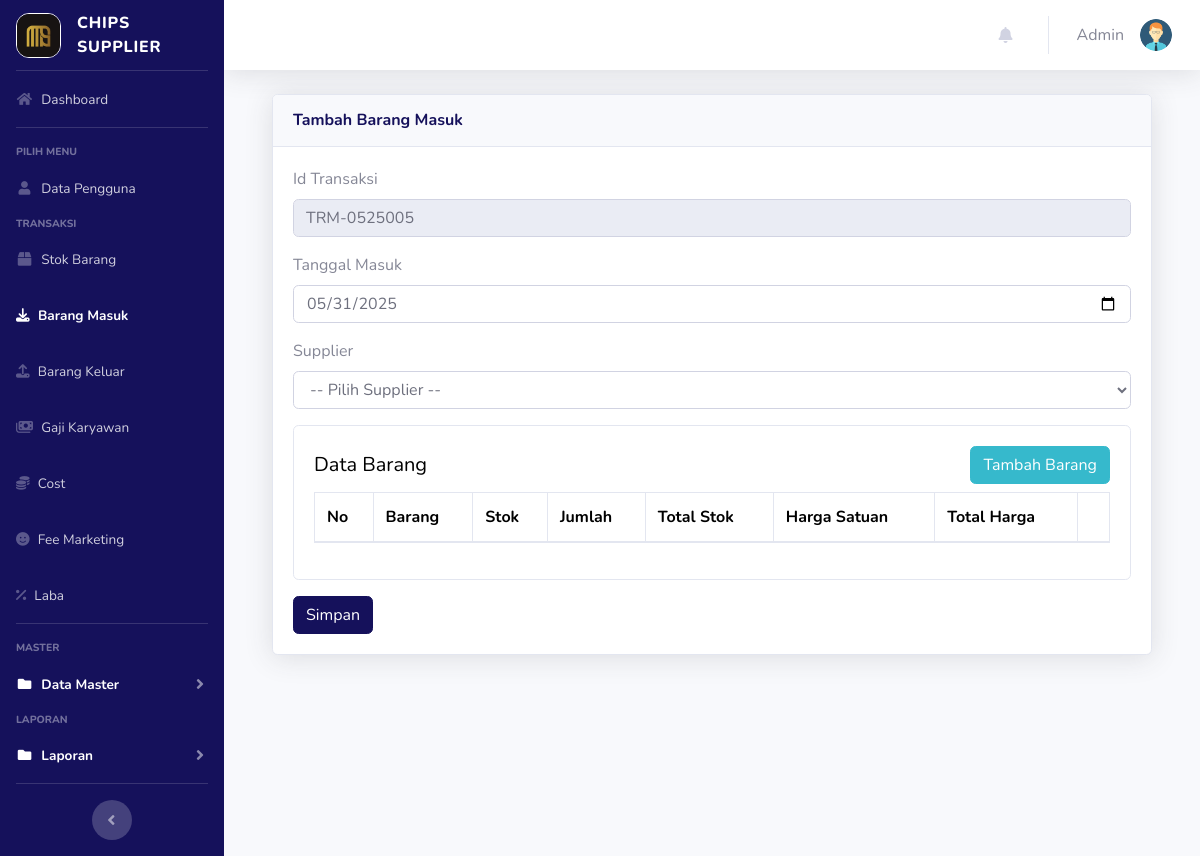
The app's page /index.php?page=barangmasuk&aksi=tambahbarangmasuk (signed in), older data.
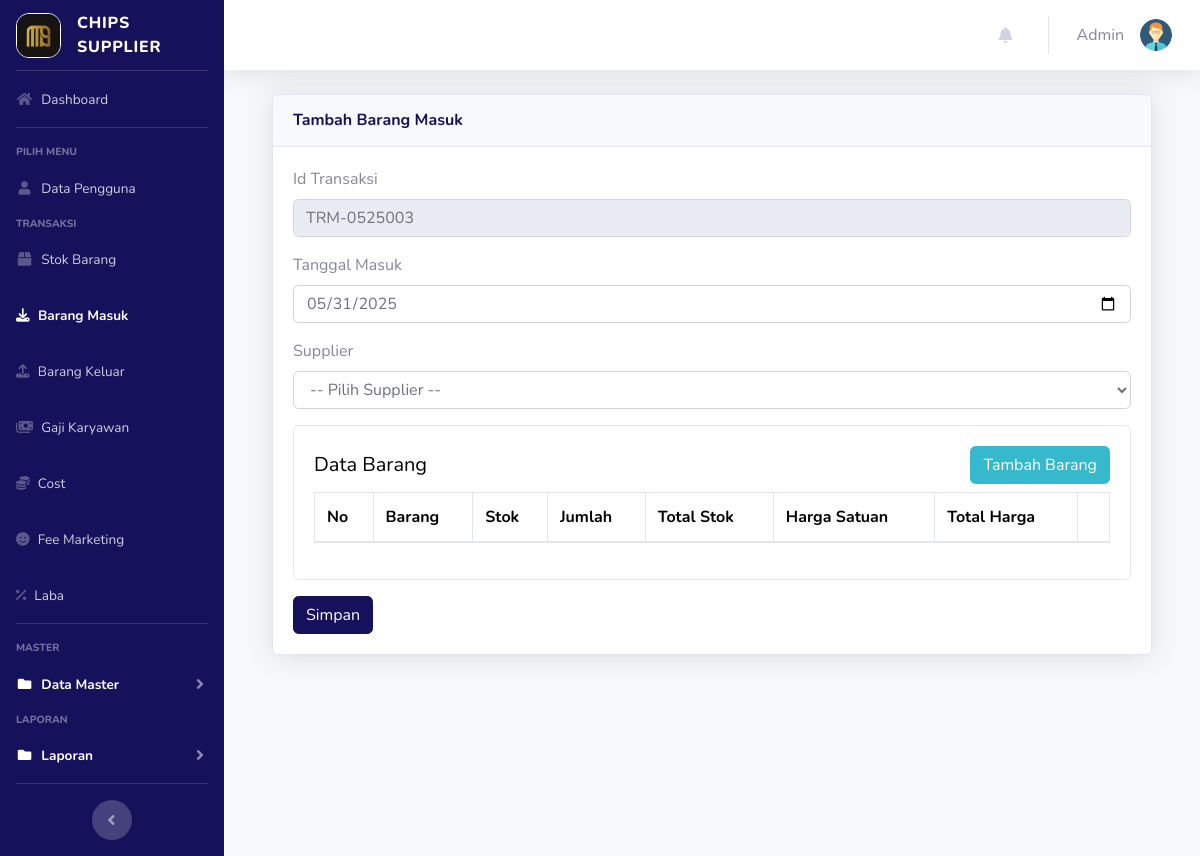
The same page, newer data.
### tables this page shows
CREATE TABLE `barang_masuk` (
  `id` int NOT NULL AUTO_INCREMENT,
  `id_transaksi` varchar(100) NOT NULL,
  `tanggal` date NOT NULL,
  `pengirim` varchar(100) NOT NULL,
  `total_harga_barang` bigint NOT NULL,
  PRIMARY KEY (`id`)
);

### page/barangmasuk/tambahbarangmasuk.php (the view, shortened to what this page needs)
 <?php
$koneksi = new mysqli("127.0.0.1", "root", "", "inventori");
$no = mysqli_query($koneksi, "select id_transaksi from barang_masuk order by id_transaksi desc");
$idtran = mysqli_fetch_array($no);
$kode = $idtran['id_transaksi'];
$urut = substr($kode, 8, 3);
$tambah = (int) $urut + 1;
$bulan = date("m");
$tahun = date("y");
if (strlen($tambah) == 1) {
	$format = "TRM-" . $bulan . $tahun . "00" . $tambah;
} else if (strlen($tambah) == 2) {
	$format = "TRM-" . $bulan . $tahun . "0" . $tambah;
} else {
	$format = "TRM-" . $bulan . $tahun . $tambah;
}
$tanggal_masuk = date("Y-m-d");
?>
 <div class="container-fluid">
 	<div class="card shadow mb-4">
 		<div class="card-header py-3">
 			<h6 class="m-0 font-weight-bold text-primary">Tambah Barang Masuk</h6>
 		</div>
 		<div class="card-body">
 			<div class="table-responsive">
 				<div class="body">
 					<form method="POST" enctype="multipart/form-data">
 						<label for="">Id Transaksi</label>
 						<div class="form-group">
 							<div class="form-line">
 								<input type="text" name="id_transaksi" class="form-control" id="id_transaksi" value="<?php echo $format; ?>" readonly />
 							</div>
 						</div>
 						<label for="">Tanggal Masuk</label>
 						<div class="form-group">
 							<div class="form-line">
 								<input type="date" name="tanggal_masuk" class="form-control" id="tanggal_masuk" value="<?php echo $tanggal_masuk; ?>" />
 							</div>
 						</div>
 						<label for="">Supplier</label>
 						<div class="form-group">
 							<div class="form-line">
 								<select name="pengirim" class="form-control" required />
 								<option value="">-- Pilih Supplier --</option>
 							</div>
 						</div>
 						<div class="card mb-3">
 							<div class="card-body">
 								<div style="display: flex; justify-content: space-between; align-items: center">
 									<h5 style="color: black;">Data Barang</h5>
 									<a onclick="tambahBarang()" class="btn btn-info text-white mb-2" style="cursor: pointer;">Tambah Barang</a>
 								</div>
 								<table id="barangTable" class="table table-bordered table-hover" style="color: black;">
 									<thead>
 										<tr>
 											<th>No</th>
 											<th>Barang</th>
 											<th>Stok</th>
 											<th>Jumlah</th>
 											<th>Total Stok</th>
 											<th>Harga Satuan</th>
 											<th>Total Harga</th>
 											<th></th>
 										</tr>
 									</thead>
 								</table>
 							</div>
 						</div>
 						<input type="submit" name="simpan" value="Simpan" class="btn btn-primary">
 					</form>

Row changes from the older to the newer data that the page shows:
removed barang_masuk: id_transaksi "TRM-0525005"
added barang_masuk: id_transaksi "TRM-0525003"
